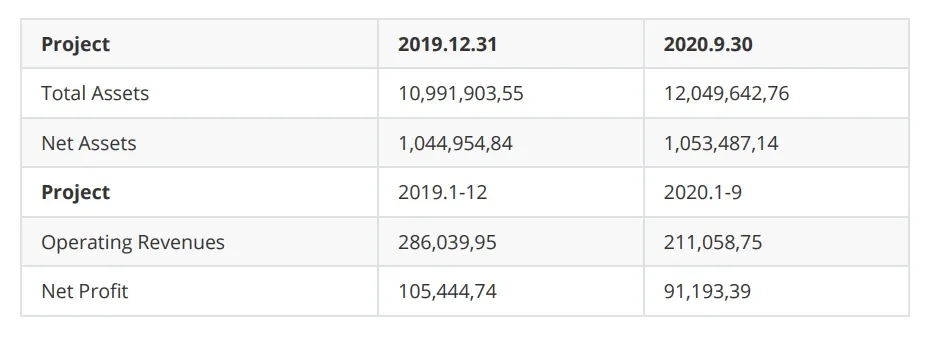
#> input picture Development/imageTest/einfach_table.jpg, 941 x 347 px, found by its file name
$ python dilate.py
#> lines starting #> are read from the running program, lines starting #| are printed output that depends on the picture; after the words box and inside, x2 and y2 are one past the last pixel; in counts of white or black regions, pixels touching at a corner belong together
import cv2
import numpy as np


img = cv2.imread('Development\imageTest\einfach_table.jpg',0)
#> img: shape (347, 941); min 37, max 255, mean 246.2
img = cv2.adaptiveThreshold(img, 255, cv2.ADAPTIVE_THRESH_GAUSSIAN_C, cv2.THRESH_BINARY, 9, 5)
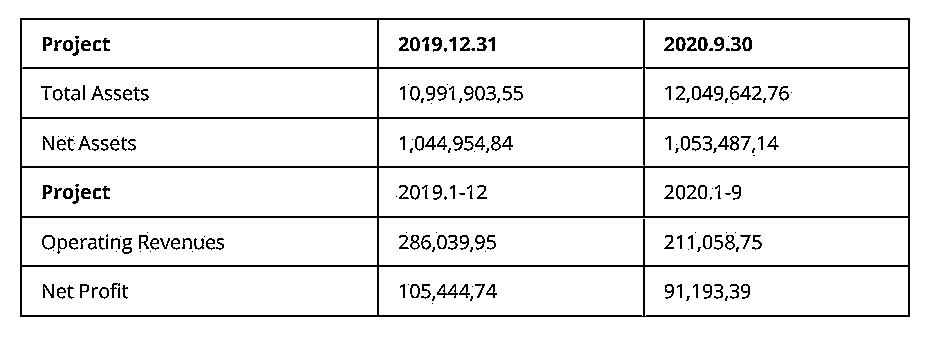
#> img: shape (347, 941); 92.7% white; black in thin lines or dots, all inside (x1, y1, x2, y2) = (20, 18, 910, 317)
kernel = cv2.getStructuringElement(cv2.MORPH_ELLIPSE,(20,2))
dict = cv2.dilate(img,kernel,iterations = 1)
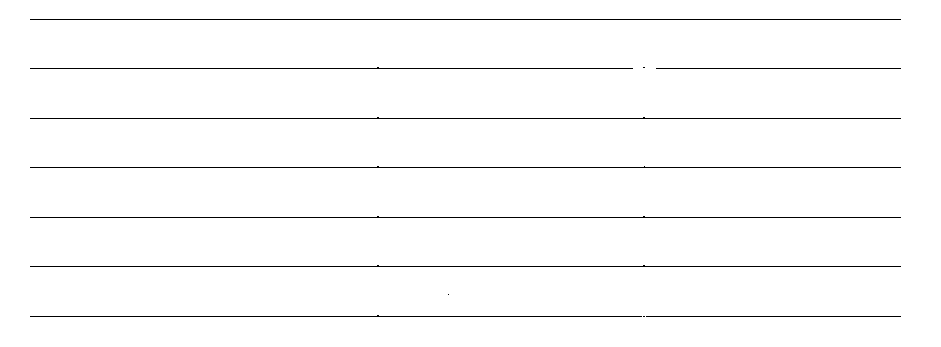
#> dict: shape (347, 941); 98.1% white; black in thin lines or dots, all inside (x1, y1, x2, y2) = (30, 19, 901, 317)
cv2.imshow("org",img)
cv2.imshow("result", dict)
cv2.waitKey(0)
cv2.destroyAllWindows()

$ run again, with Development/imageTest/json.jpg copied over Development/imageTest/einfach_table.jpg
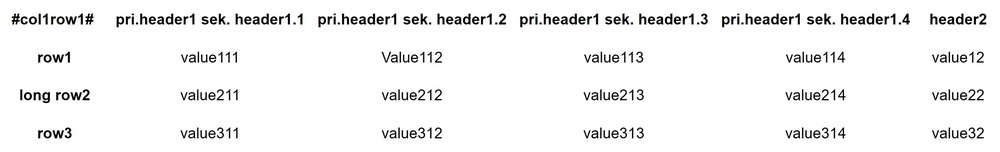
#> input picture Development/imageTest/json.jpg, 1000 x 152 px, shrunk from 2487 x 379 before the run, found by its file name
#> `img = cv2.adaptiveThreshold(img, 255, cv2.ADAPTIVE_THRESH_GAUSSIAN_C, ..`:
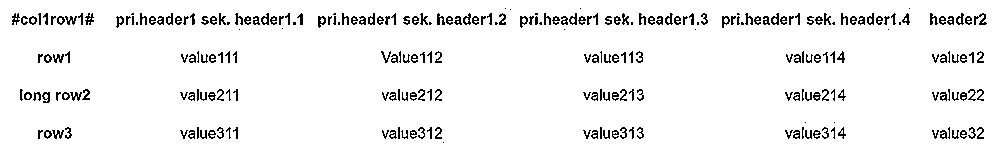
#> img: shape (152, 1000); 94.5% white; black in thin lines or dots, all inside (x1, y1, x2, y2) = (12, 8, 987, 143)
#> dict: shape (152, 1000); every value is 255
